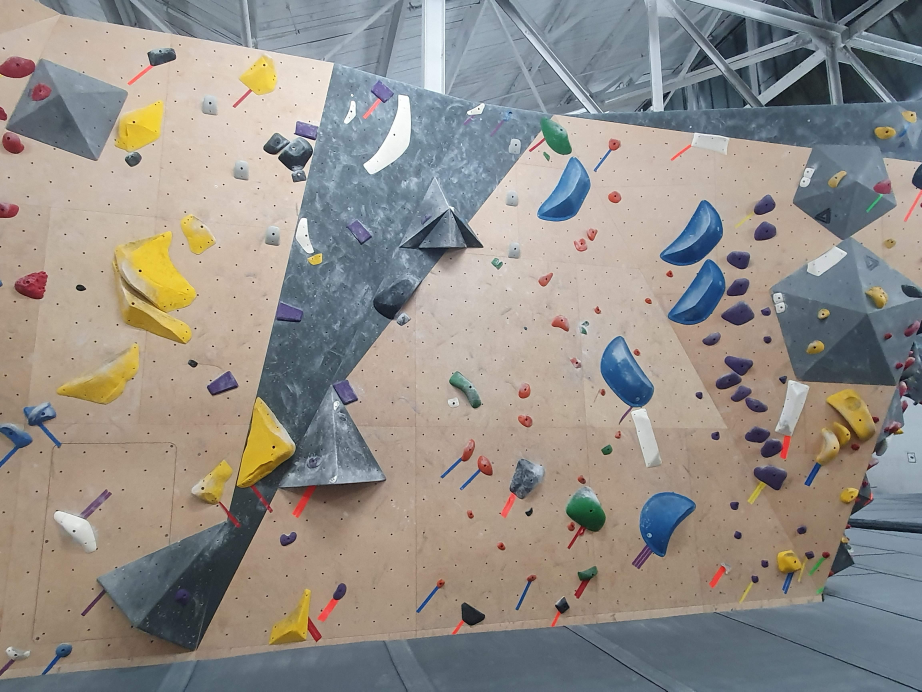
#> input picture test_model.jpg, 4608 x 3456 px (shown at 1/5 size)
$ python -i preprocessing.py   (imports and definitions only)
#> lines starting #> are read from the running program, lines starting #| are printed output that depends on the picture
#> in preprocess_image_file, img is the input picture: shape (3456, 4608, 3); mean B, G, R 136.6, 142, 146.6
# preprocessing.py

import os
import cv2
from config import PREPROCESSED_IMAGES_DIR


def ensure_directory_exists(path):
    os.makedirs(path, exist_ok=True)


def apply_clahe_and_gaussian_blur(img_bgr, clip_limit = 2.0, tile_grid_size = (8, 8), blur_ksize = (3, 3), blur_sigma = 0.9):
#> called with clip_limit = 2, tile_grid_size = (8, 8), blur_ksize = (3, 3), blur_sigma = 0.9
    lab = cv2.cvtColor(img_bgr, cv2.COLOR_BGR2LAB)
#> lab: shape (3456, 4608, 3); mean of channels 0, 1, 2 150.6, 129.4, 131.4
    l, a, b = cv2.split(lab)
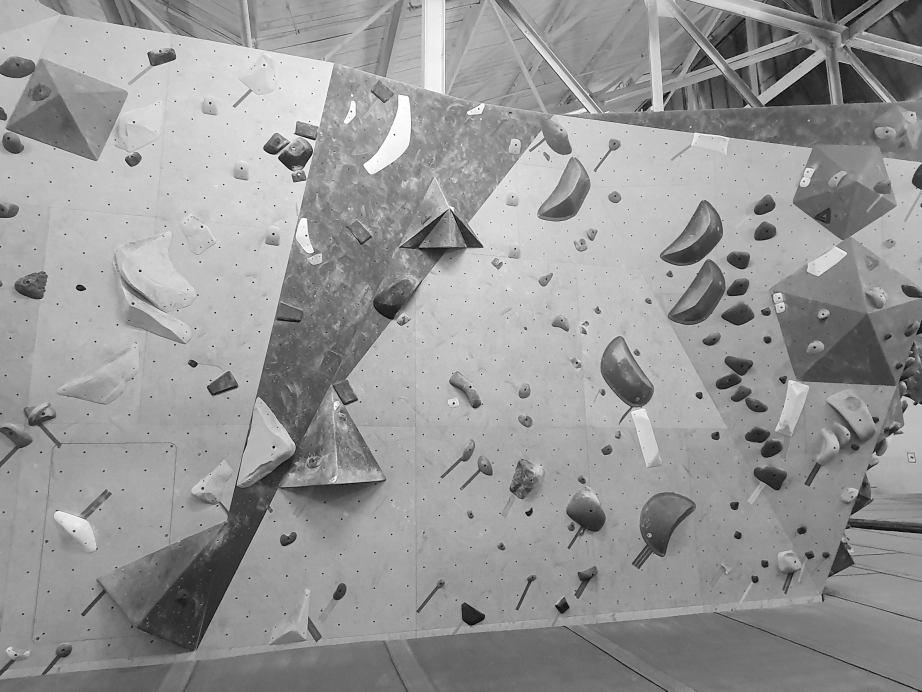
#> l: shape (3456, 4608) (shown at 1/5 size); min 0, max 255, mean 150.6
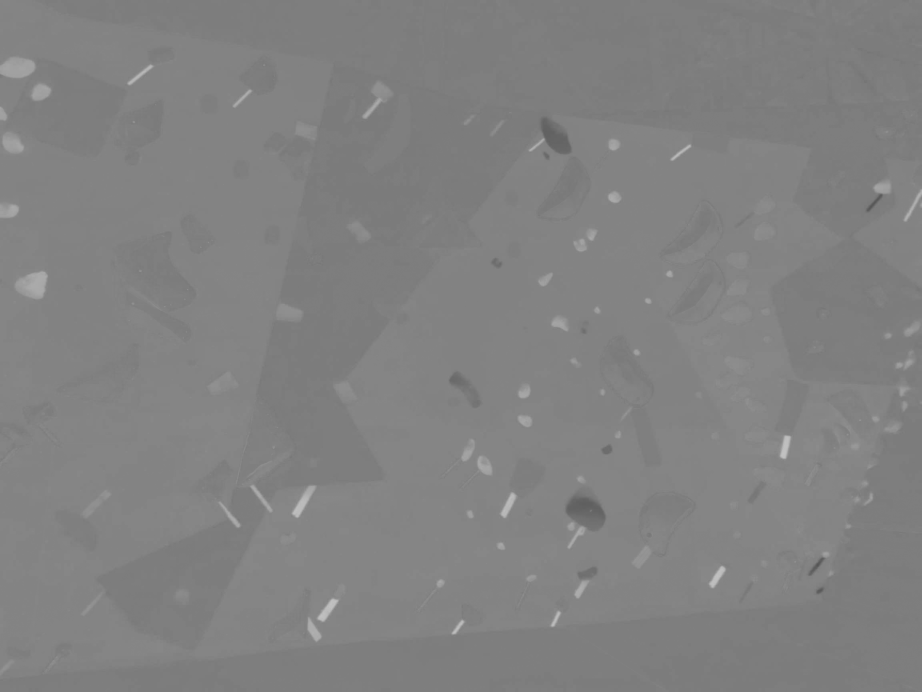
#> a: shape (3456, 4608) (shown at 1/5 size); min 84, max 195, mean 129.4
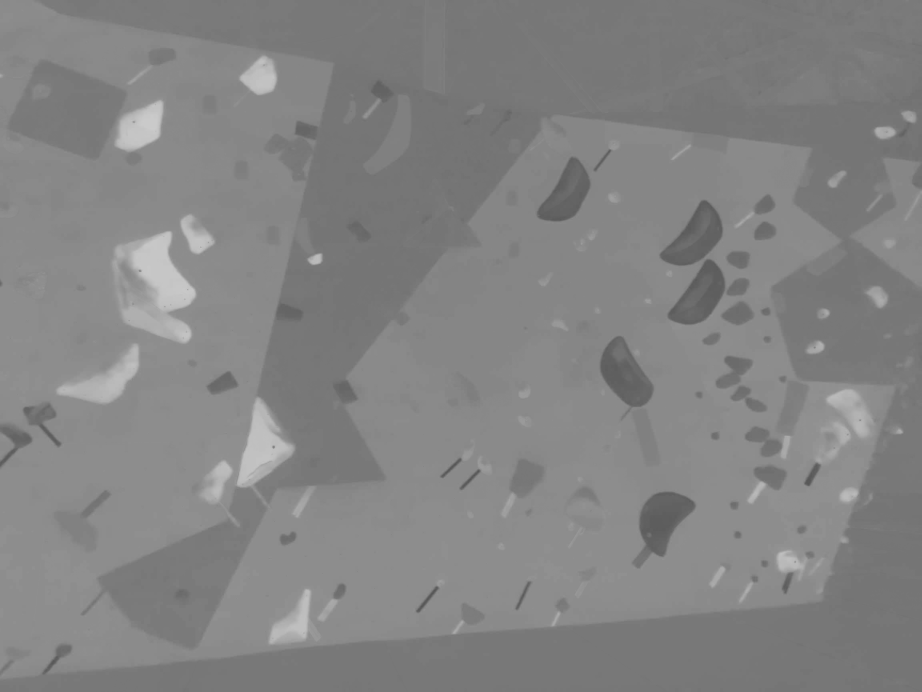
#> b: shape (3456, 4608) (shown at 1/5 size); min 82, max 205, mean 131.4

    # apply the CLAHE
    clahe = cv2.createCLAHE(clipLimit=clip_limit, tileGridSize=tile_grid_size)
    cl = clahe.apply(l)
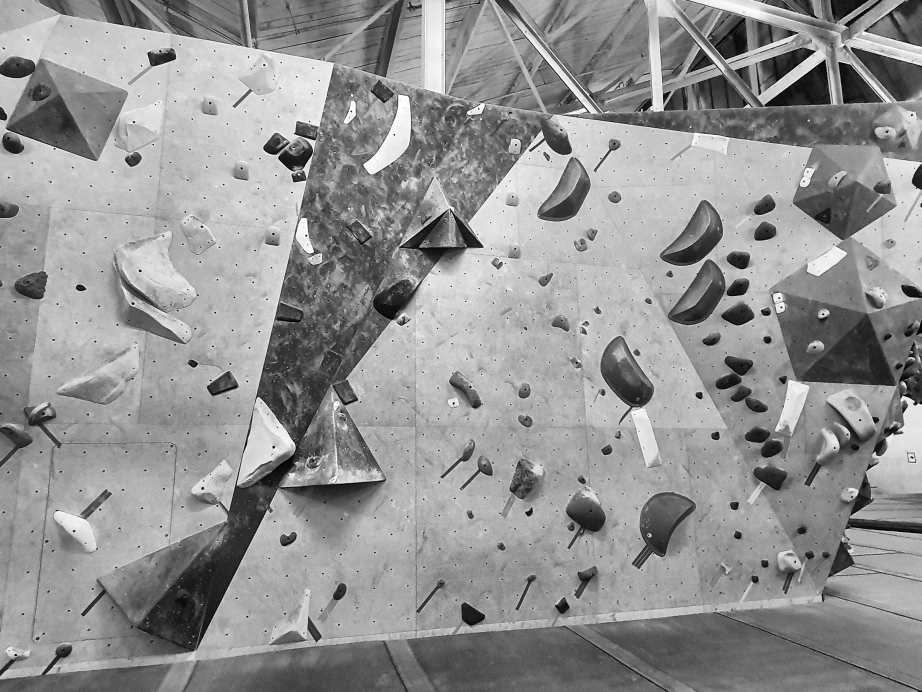
#> cl: shape (3456, 4608) (shown at 1/5 size); min 0, max 255, mean 146.8

    lab = cv2.merge((cl, a, b))
#> lab: shape (3456, 4608, 3); mean of channels 0, 1, 2 146.8, 129.4, 131.4
    img_clahe = cv2.cvtColor(lab, cv2.COLOR_LAB2BGR)
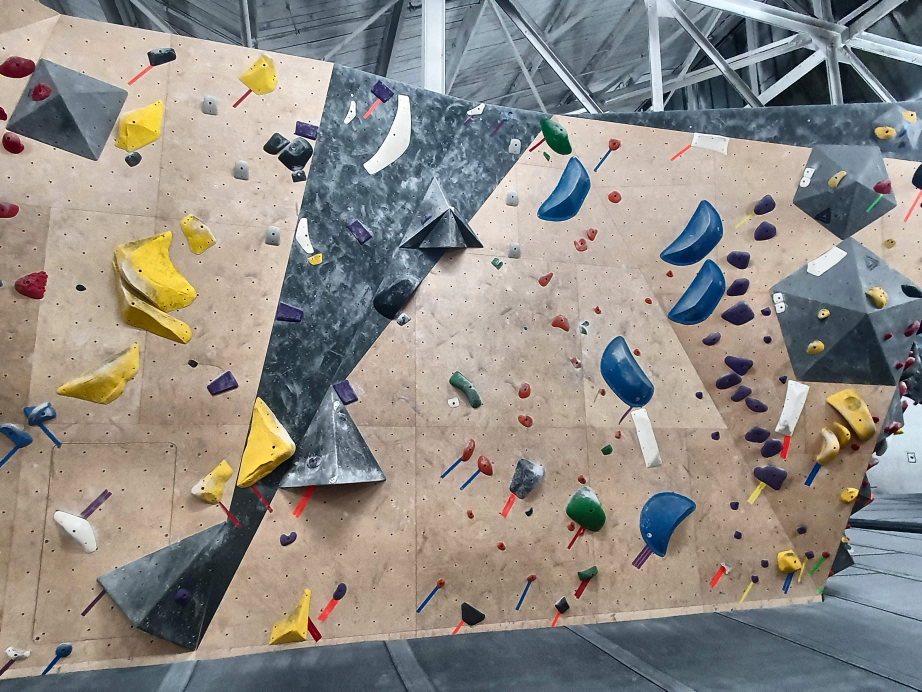
#> img_clahe: shape (3456, 4608, 3) (shown at 1/5 size); mean B, G, R 133.4, 139.1, 143.4

    # apply the Gaussian blur
    img_blurred_and_clahe = cv2.GaussianBlur(img_clahe, blur_ksize, blur_sigma)
    return img_blurred_and_clahe


def preprocess_image_file(input_path, output_path = None):
    img = cv2.imread(input_path)
    if img is None:
        raise FileNotFoundError(f"[ERROR] Image not found at {input_path}")

    processed_image = apply_clahe_and_gaussian_blur(img)
    # resize in order to be the same as for when training the YOLO model
    RESIZE_SHAPE = (640, 640)
    processed_image = cv2.resize(processed_image, RESIZE_SHAPE, interpolation=cv2.INTER_AREA)
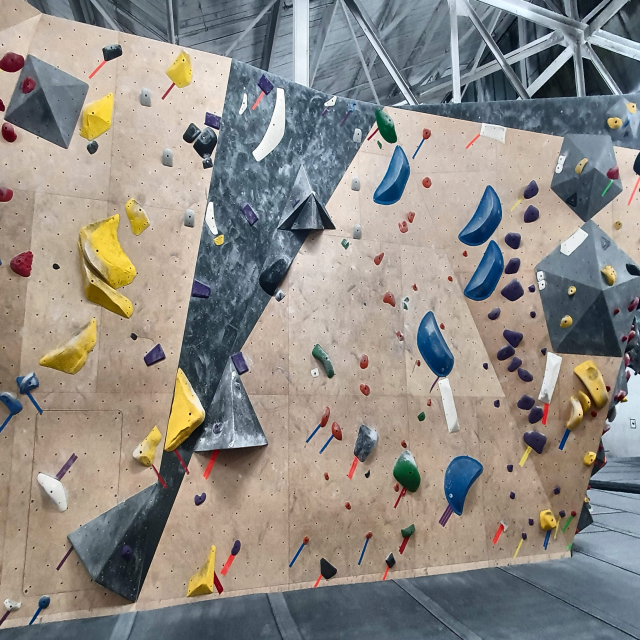
#> processed_image: shape (640, 640, 3); mean B, G, R 133.4, 139.1, 143.4

    if output_path is None:
        filename = os.path.basename(input_path)
        output_path = os.path.join(PREPROCESSED_IMAGES_DIR, filename)
    ensure_directory_exists(os.path.dirname(output_path))
    cv2.imwrite(output_path, processed_image)

    return output_path


# [3 lines not run here, left out]

>>> result = preprocess_image_file('../test_model.jpg')

$ run again, on base.jpg
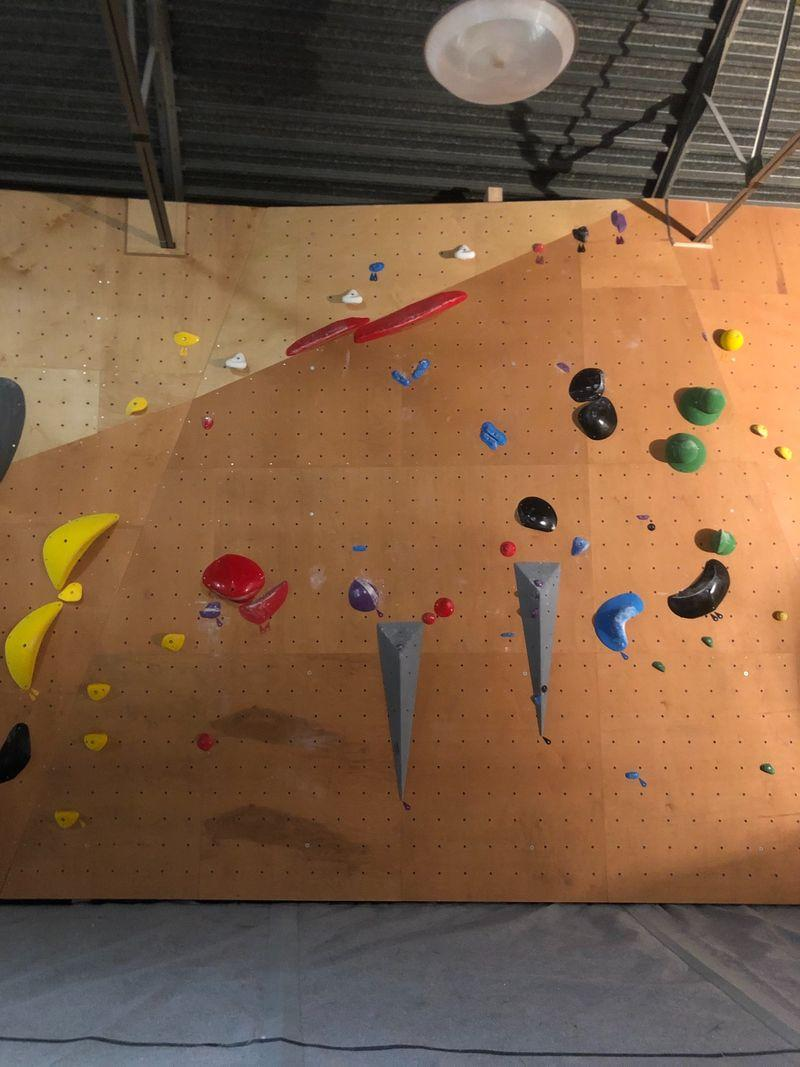
#> input picture base.jpg, 800 x 1067 px
#> in preprocess_image_file, img is the input picture: shape (1067, 800, 3); mean B, G, R 68.7, 93.1, 124.1
#> in apply_clahe_and_gaussian_blur, `cl = clahe.apply(l)`:
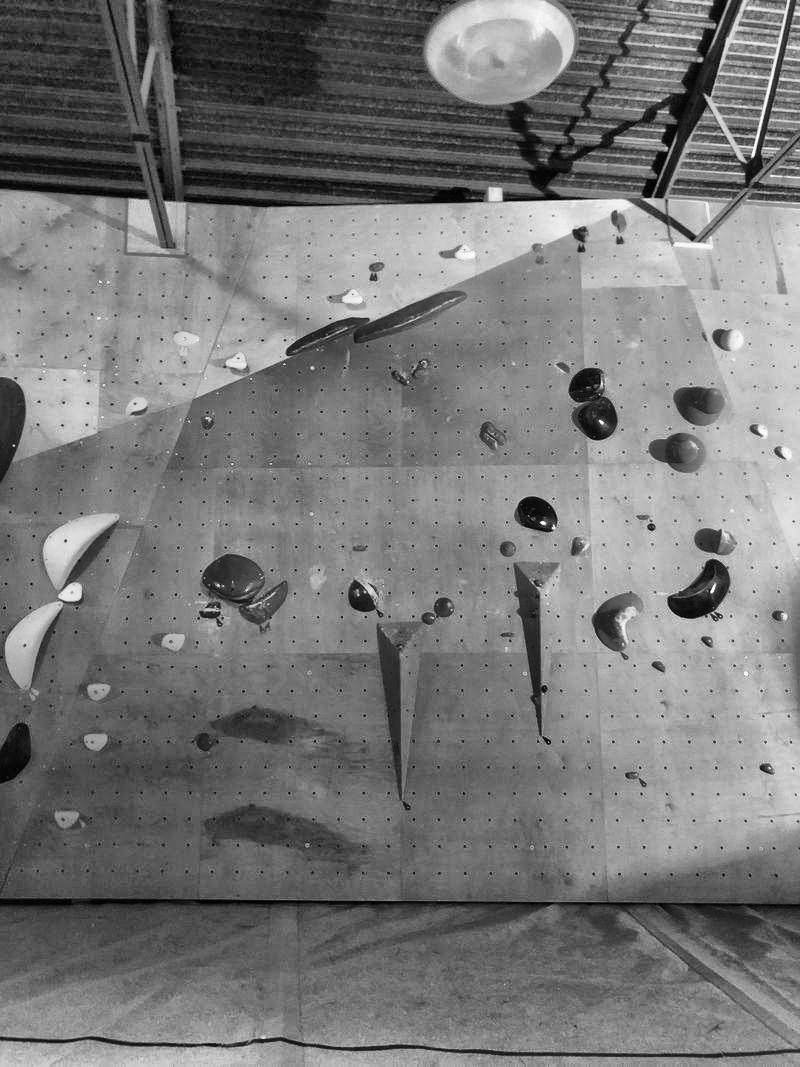
#> cl: shape (1067, 800); min 1, max 255, mean 119.9
#> in preprocess_image_file, `processed_image = cv2.resize(processed_image, RESIZE_SHAPE, interpolat..`:
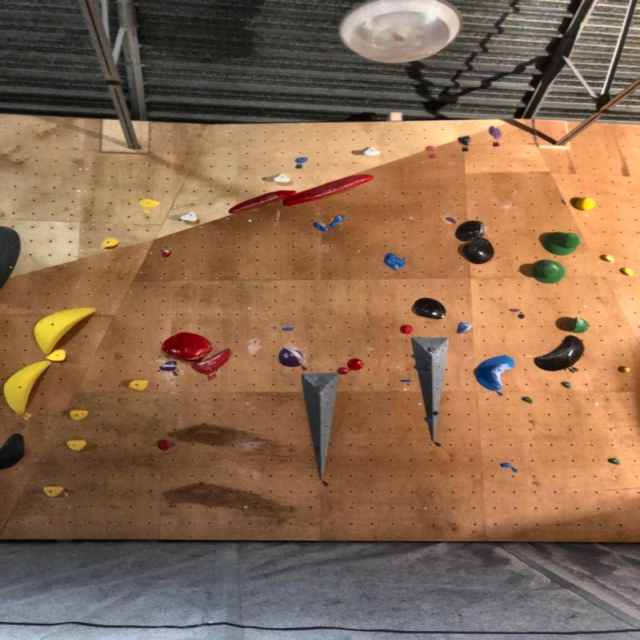
#> processed_image: shape (640, 640, 3); mean B, G, R 81.4, 106.2, 137.7
